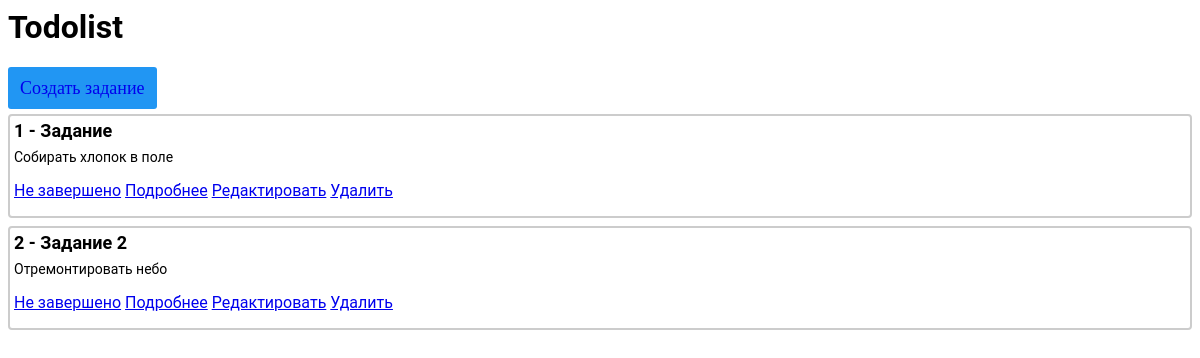
/, run on an earlier commit of the app's database.
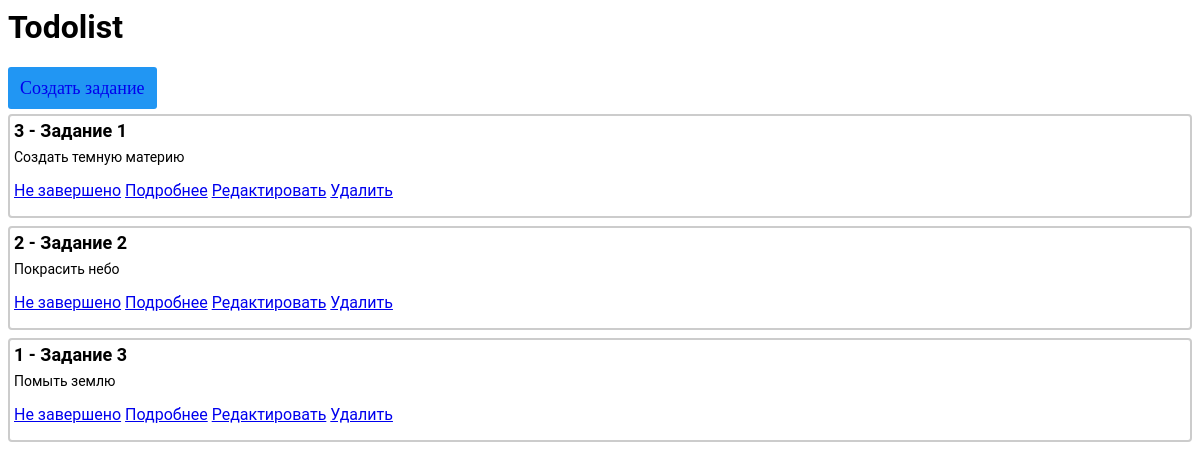
And on a later commit of the database.
### todolist/models.py (models this page shows, shortened)
class Quest(models.Model):
    title = models.CharField(max_length=150)
    description = models.CharField(max_length=500)
    pub_date = models.DateTimeField(auto_now=True)
    is_active = models.BooleanField(default=False)
    class Meta:
        verbose_name = 'Задание'
        verbose_name_plural = 'Задания'

### todolist/views.py (the view)
# urls.py: path("", views.QuestListView.as_view(), name='index'),
class QuestListView(generic.ListView):
    context_object_name = 'latest_quest_list'
    def get_queryset(self):
        return Quest.objects.order_by("-pub_date")[:5]

### todolist/templates/todolist/quest_list.html
{% extends 'todolist/base.html' %}
{% block content %}
    <a class="btn" href="{% url 'todolist:create' %}">Создать задание</a>
{% if latest_quest_list %}
    {% for quest in latest_quest_list%}
        <div class="card">
            <div class="col-6">
                <div class="row">
                    <div class="card-title"> {{ quest.id }} - {{ quest.title }}</div>
                    <div class="card-desc"> {{ quest.description }}</div>
                    {% if not quest.is_active %}
                    <a href="{% url 'todolist:quest_activity' quest.id %}" >Не завершено</a>
                    {% else %}
                    <a href="{% url 'todolist:quest_activity' quest.id %}">Завершено</a>
                    {% endif %}
                    <a href="{% url 'todolist:detail' quest.id %}">Подробнее</a>
                    <a href="{% url 'todolist:update' quest.id %}">Редактировать</a>
                    <a href="{% url 'todolist:delete' quest.id %}">Удалить</a>
                </div>
            </div>
        </div>
    {% endfor %}
{% endif %}
{% endblock %}

### todolist/templates/todolist/base.html
{% load static %}
<div id="heading">
    <h1>Todolist</h1>
    <link rel="stylesheet" href="{% static 'css/style.css' %}">
</div>
<div class="cards">
    {% block content %}
    {% endblock %}
</div>

### todolist/static/css/style.css (style rules this page uses)
a.btn { display: inline-block; background: #2196f3; color: #qqq; padding: 12px; border-radius: 3px; text-decoration: none; font-family: Tahoma; font-size: 18px; line-height: 1; font-weight: 100; margin-bottom: 5px; }
.card { display: flex; flex-direction: column; align-items: left; border: 2px solid #ccc; padding: 4px; border-radius: 4px; margin-bottom: 8px; }
.card-title { font-size: 18px; font-weight: bold; margin-bottom: 8px; }
.card-desc { font-size: 14px; margin-bottom: 16px; }
.row { height: 80px; width: 500px; margin-bottom: 12px; }

What changed in the data, as far as the page shows it:
added Quest: id "3", title "Задание 1", description "Создать темную материю", is_active "Не завершено"
changed Quest "Задание 2": description "Отремонтировать небо" → "Покрасить небо"; moves up the list
changed Quest id 1: title "Задание" → "Задание 3"; description "Собирать хлопок в поле" → "Помыть землю"
